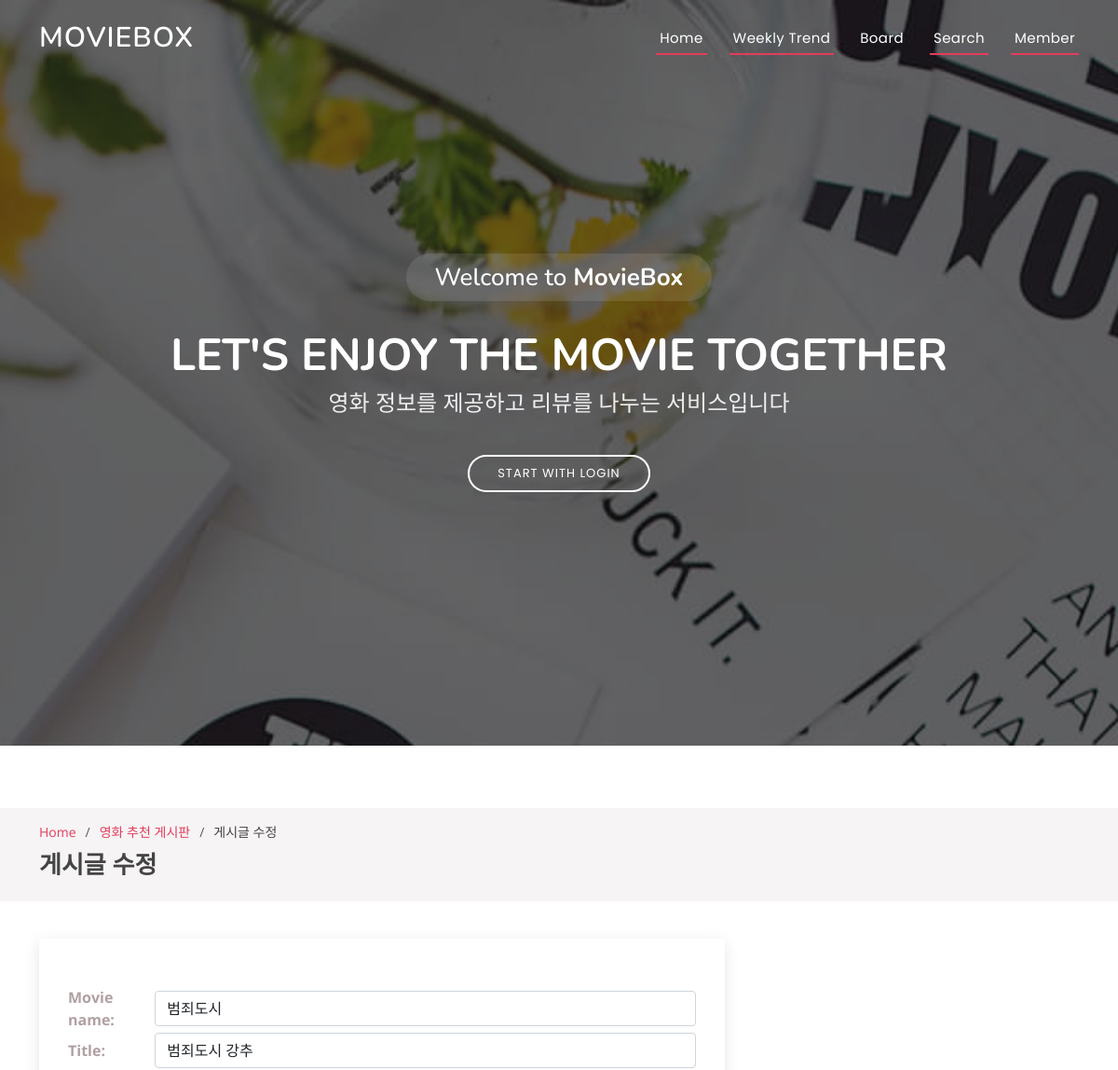
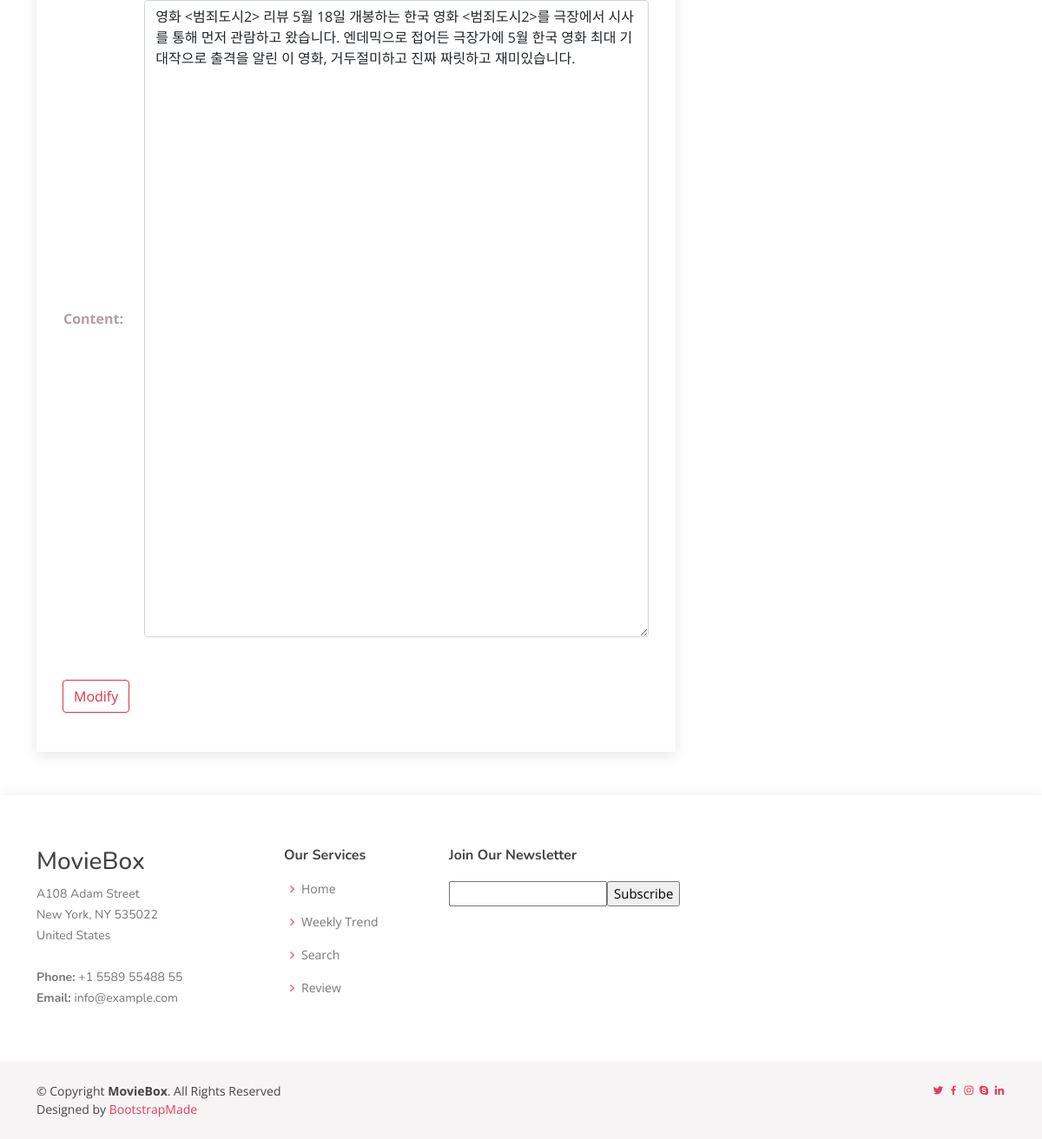
The app's page /posts/2/modify with its own data (2 pictures, top to bottom).
### board/models.py (models this page shows, shortened)
class Post(models.Model):
    title = models.CharField(max_length=30)
    movie_name = models.CharField(max_length=30)
    content = models.TextField(max_length=2000)
    author = models.ForeignKey(User, on_delete=models.CASCADE)
    created_at = models.DateTimeField(auto_now_add=True)
    updated_at = models.DateTimeField(auto_now=True)

### board/views.py (the view)
# urls.py: path('posts/<int:post_id>/modify', board_views.postmodify, name='post_modify'),
def postmodify(request, post_id):
    post_modify = get_object_or_404(Post, pk=post_id)
    if request.method == 'POST':
        form = PostForm(request.POST, instance=post_modify)
        if form.is_valid():
            post_modify = form.save(commit=False)
            post_modify.updated_at = datetime.now()
            post_modify.save()
            return redirect('post_detail', post_id=post_modify.pk)
    else:
        form = PostForm(instance=post_modify)
    return render(request, 'post_modify.html', {'form': form})

### board/forms.py
class PostForm(forms.ModelForm):
    class Meta:
        model = Post
        fields = ('movie_name', 'title', 'content')
    def __init__(self, *args, **kwargs):
        super(PostForm, self).__init__(*args, **kwargs)
        self.fields['movie_name'].widget.attrs = {
            'class': 'form-control',
            'placeholder': "영화 제목을 입력해주세요",
            'rows': 20
        }
        self.fields['title'].widget.attrs = {
            'class': 'form-control',
            'placeholder': "글 제목을 입력해주세요",
            'rows': 20
        }
        self.fields['content'].widget.attrs = {
            'class': 'form-control',
            'placeholder': "글 내용을 입력해주세요",
            'rows': 30,
            'cols': 100
        }

### board/templates/post_modify.html (shortened to what this page needs)
{% extends 'base.html' %}
{% block content %}
{% load static %}
<main id="main">
    <section id="breadcrumbs" class="breadcrumbs">
      <div class="container">
        <ol>
          <li><a href="{% url 'home' %}">Home</a></li>
          <li><a href="{% url 'post_list' %}">영화 추천 게시판</a></li>
          <li>게시글 수정</li>
        </ol>
        <h2>게시글 수정</h2>
      </div>
    </section>
    <section id="blog" class="blog">
      <div class="container" data-aos="fade-up">
        <div class="row">
          <div class="col-lg-8 entries">
            <article class="entry entry-single">
              <div class="entry-meta">
                <ul>
                  <form method="post" enctype="multipart/form-data">
                      <table>
                          {{form}}
                      </table>
                      <br><br>
                      <button type="submit" class="btn btn-outline-danger">Modify</button>
                  </form>
                </ul>
              </div>
            </article>
          </div>
        </div>
      </div>
    </section>
</main>
{% endblock %}

### static/assets/css/style.css (style rules this page uses)
body { font-family: "Open Sans", sans-serif; color: #444444; }
a { color: #e43c5c; text-decoration: none; }
h1, h2, h3, h4, h5, h6 { font-family: "Nunito", sans-serif; }
section { padding: 60px 0; overflow: hidden; }
.breadcrumbs { padding: 15px 0; background: #f6f4f4; margin-top: 67px; }
.breadcrumbs h2 { font-size: 26px; font-weight: 600; }
.breadcrumbs ol { display: flex; flex-wrap: wrap; list-style: none; padding: 0 0 10px 0; margin: 0; font-size: 14px; }
.breadcrumbs ol li + li { padding-left: 10px; }
.breadcrumbs ol li + li::before { display: inline-block; padding-right: 10px; color: #655356; content: "/"; }
.blog { padding: 40px 0 20px 0; }
.blog .entry { padding: 30px; margin-bottom: 60px; box-shadow: 0 4px 16px rgba(0, 0, 0, 0.1); }
.blog .entry .entry-meta { margin-bottom: 15px; color: #b1a0a3; }
.blog .entry .entry-meta ul { display: flex; flex-wrap: wrap; list-style: none; align-items: center; padding: 0; margin: 0; }
.blog .entry-single { margin-bottom: 30px; }

### records on screen
Post: movie_name "범죄도시", title "범죄도시 강추", content "영화 <범죄도시2> 리뷰 5월 18일 개봉하는 한국 영화 <범죄도시2>를 극장에서 시사를 통해 먼저 관람하고 왔습니다. 엔데믹으로 접어든 극장가에 5월 한국 영화 최대 기대작으로 출격을 알린 이 영화, 거두절미하고 진짜 짜릿하고 재미있습니다."
